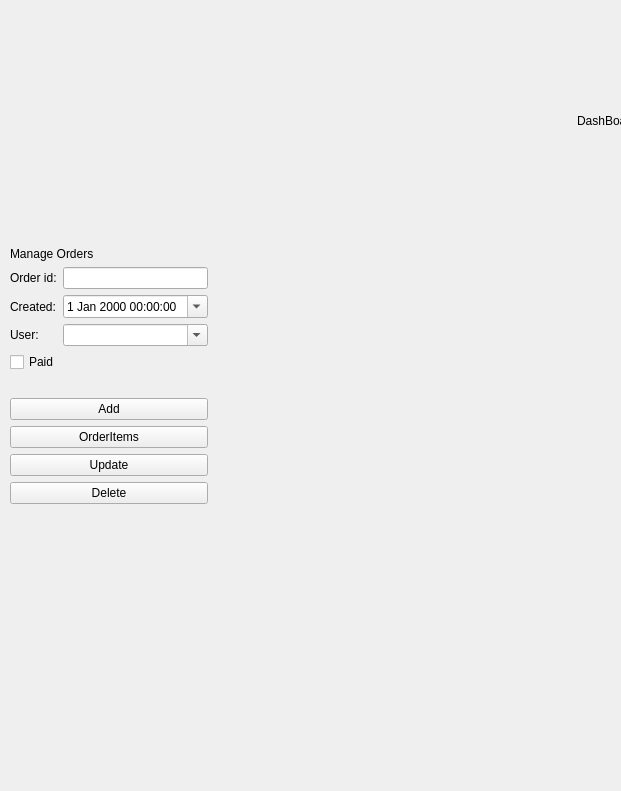
<?xml version="1.0" encoding="UTF-8"?>
<ui version="4.0">
 <class>Form</class>
 <widget class="QWidget" name="Form">
  <property name="geometry">
   <rect>
    <x>0</x>
    <y>0</y>
    <width>621</width>
    <height>791</height>
   </rect>
  </property>
  <property name="windowTitle">
   <string>Form</string>
  </property>
  <widget class="QWidget" name="gridLayoutWidget">
   <property name="geometry">
    <rect>
     <x>0</x>
     <y>10</y>
     <width>696</width>
     <height>504</height>
    </rect>
   </property>
   <layout class="QGridLayout" name="baseLayout">
    <item row="1" column="0" colspan="2">
     <layout class="QFormLayout" name="formLayout_2">
      <item row="0" column="0">
       <layout class="QFormLayout" name="formLayout">
        <property name="sizeConstraint">
         <enum>QLayout::SetMaximumSize</enum>
        </property>
        <property name="leftMargin">
         <number>10</number>
        </property>
        <property name="topMargin">
         <number>10</number>
        </property>
        <property name="rightMargin">
         <number>10</number>
        </property>
        <property name="bottomMargin">
         <number>10</number>
        </property>
        <item row="0" column="0" colspan="2">
         <widget class="QLabel" name="label_6">
          <property name="styleSheet">
           <string notr="true">font: 200 22pt &quot;Source Code Pro ExtraLight&quot;;</string>
          </property>
          <property name="text">
           <string>Manage Orders</string>
          </property>
         </widget>
        </item>
        <item row="1" column="0">
         <widget class="QLabel" name="label_4">
          <property name="text">
           <string>Order id:</string>
          </property>
         </widget>
        </item>
        <item row="1" column="1">
         <widget class="QLineEdit" name="orderId">
          <property name="readOnly">
           <bool>true</bool>
          </property>
         </widget>
        </item>
        <item row="2" column="0">
         <widget class="QLabel" name="label_5">
          <property name="text">
           <string>Created:</string>
          </property>
         </widget>
        </item>
        <item row="2" column="1">
         <widget class="QDateTimeEdit" name="created">
          <property name="readOnly">
           <bool>false</bool>
          </property>
          <property name="calendarPopup">
           <bool>true</bool>
          </property>
         </widget>
        </item>
        <item row="3" column="0">
         <widget class="QLabel" name="label_7">
          <property name="text">
           <string>User:</string>
          </property>
         </widget>
        </item>
        <item row="3" column="1">
         <widget class="QComboBox" name="user">
          <property name="enabled">
           <bool>true</bool>
          </property>
          <property name="editable">
           <bool>true</bool>
          </property>
         </widget>
        </item>
        <item row="4" column="0" colspan="2">
         <widget class="QCheckBox" name="paid">
          <property name="text">
           <string>Paid</string>
          </property>
         </widget>
        </item>
        <item row="5" column="0" colspan="2">
         <widget class="QLabel" name="error">
          <property name="styleSheet">
           <string notr="true">font: 10pt &quot;Small Fonts&quot;;
color: rgb(170, 0, 0);</string>
          </property>
          <property name="text">
           <string/>
          </property>
         </widget>
        </item>
        <item row="6" column="0" colspan="2">
         <widget class="QPushButton" name="addOrder">
          <property name="text">
           <string>Add</string>
          </property>
         </widget>
        </item>
        <item row="8" column="0" colspan="2">
         <widget class="QPushButton" name="updateOrder">
          <property name="text">
           <string>Update</string>
          </property>
         </widget>
        </item>
        <item row="9" column="0" colspan="2">
         <widget class="QPushButton" name="deleteOrder">
          <property name="text">
           <string>Delete</string>
          </property>
         </widget>
        </item>
        <item row="7" column="0" colspan="2">
         <widget class="QPushButton" name="orderItems">
          <property name="text">
           <string>OrderItems</string>
          </property>
         </widget>
        </item>
       </layout>
      </item>
      <item row="0" column="1">
       <layout class="QVBoxLayout" name="treeContainer">
        <item>
         <spacer name="horizontalSpacer_3">
          <property name="orientation">
           <enum>Qt::Horizontal</enum>
          </property>
          <property name="sizeHint" stdset="0">
           <size>
            <width>40</width>
            <height>20</height>
           </size>
          </property>
         </spacer>
        </item>
       </layout>
      </item>
     </layout>
    </item>
    <item row="0" column="0" colspan="2">
     <layout class="QHBoxLayout" name="horizontalLayout">
      <item>
       <spacer name="horizontalSpacer">
        <property name="orientation">
         <enum>Qt::Horizontal</enum>
        </property>
        <property name="sizeHint" stdset="0">
         <size>
          <width>40</width>
          <height>20</height>
         </size>
        </property>
       </spacer>
      </item>
      <item>
       <widget class="QLabel" name="label">
        <property name="text">
         <string>DashBoard</string>
        </property>
        <property name="alignment">
         <set>Qt::AlignRight|Qt::AlignTrailing|Qt::AlignVCenter</set>
        </property>
       </widget>
      </item>
      <item>
       <widget class="QLabel" name="label_3">
        <property name="text">
         <string> / </string>
        </property>
       </widget>
      </item>
      <item>
       <widget class="QLabel" name="label_2">
        <property name="text">
         <string>Orders</string>
        </property>
        <property name="alignment">
         <set>Qt::AlignRight|Qt::AlignTrailing|Qt::AlignVCenter</set>
        </property>
       </widget>
      </item>
     </layout>
    </item>
   </layout>
  </widget>
 </widget>
 <resources/>
 <connections/>
</ui>
